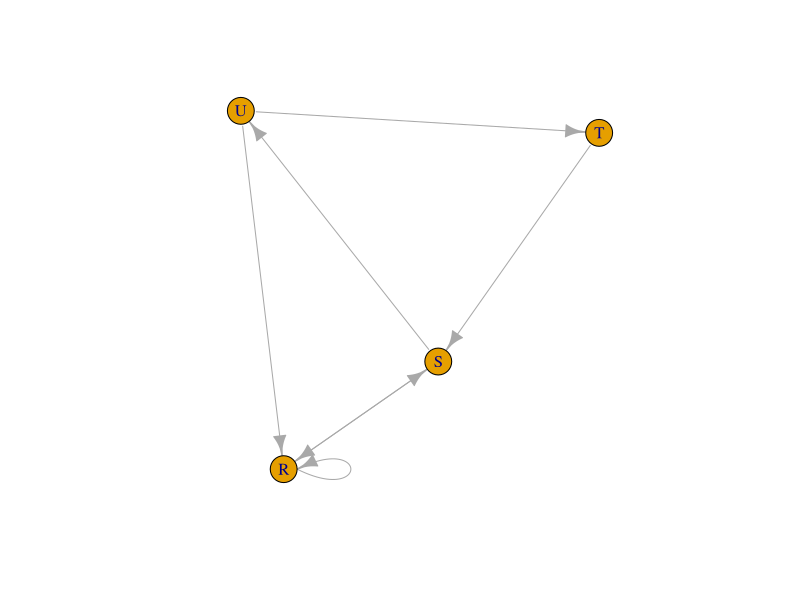
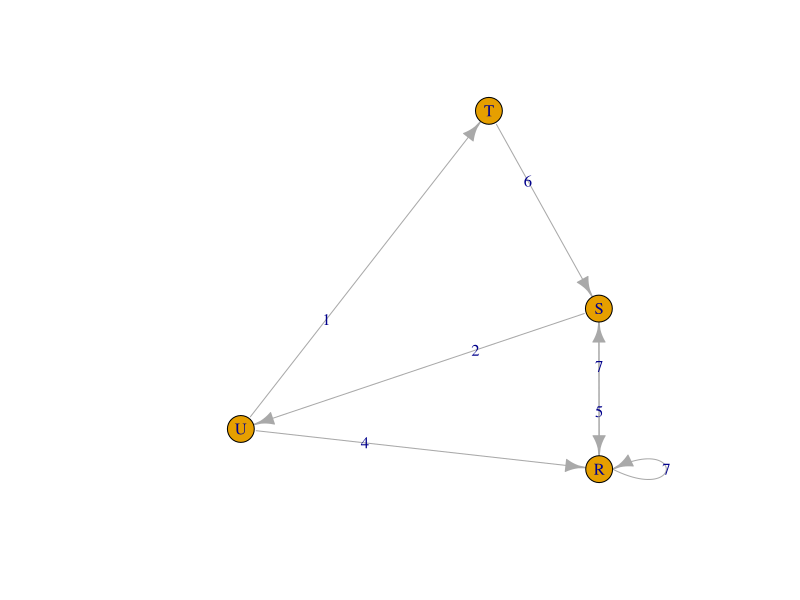

Reproduce these figures in R, in order.
library(igraph)
matt <- as.matrix(read.table(text=
                               "node R S T U
                                     R 7 5 0 0
                                     S 7 0 0 2
                                     T 0 6 0 0
                                     U 4 0 1 0", header=T))
nms <- matt[,1 ]
matt <- matt[, -1]
colnames(matt) <- rownames(matt) <- nms
matt[is.na(matt)] <- 0
g <- graph.adjacency(matt,weighted=TRUE)
plot(g)

s.paths <- shortest.paths(g, algorithm = "dijkstra")
print(s.paths)


shortest.paths(g, v="R", to="S")
plot(g, edge.label=E(g)$weight)



